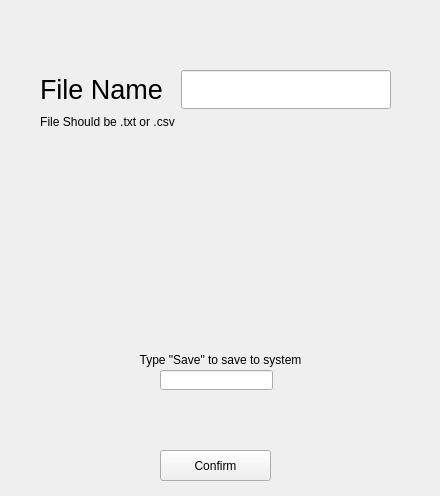
<?xml version="1.0" encoding="UTF-8"?>
<ui version="4.0">
 <class>End</class>
 <widget class="QDialog" name="End">
  <property name="geometry">
   <rect>
    <x>0</x>
    <y>0</y>
    <width>440</width>
    <height>496</height>
   </rect>
  </property>
  <property name="minimumSize">
   <size>
    <width>440</width>
    <height>496</height>
   </size>
  </property>
  <property name="maximumSize">
   <size>
    <width>440</width>
    <height>496</height>
   </size>
  </property>
  <property name="windowTitle">
   <string>Dialog</string>
  </property>
  <widget class="QStackedWidget" name="stackedWidget">
   <property name="geometry">
    <rect>
     <x>0</x>
     <y>0</y>
     <width>441</width>
     <height>491</height>
    </rect>
   </property>
   <property name="currentIndex">
    <number>3</number>
   </property>
   <widget class="QWidget" name="candidate_menu">
    <widget class="QPushButton" name="submit_vote">
     <property name="geometry">
      <rect>
       <x>70</x>
       <y>420</y>
       <width>291</width>
       <height>51</height>
      </rect>
     </property>
     <property name="font">
      <font>
       <pointsize>25</pointsize>
      </font>
     </property>
     <property name="text">
      <string>Submit Vote</string>
     </property>
    </widget>
    <widget class="QWidget" name="verticalLayoutWidget">
     <property name="geometry">
      <rect>
       <x>70</x>
       <y>-40</y>
       <width>288</width>
       <height>301</height>
      </rect>
     </property>
     <layout class="QVBoxLayout" name="verticalLayout">
      <item>
       <widget class="QLabel" name="label_4">
        <property name="font">
         <font>
          <pointsize>15</pointsize>
         </font>
        </property>
        <property name="layoutDirection">
         <enum>Qt::LeftToRight</enum>
        </property>
        <property name="text">
         <string>Candidate Menu</string>
        </property>
        <property name="alignment">
         <set>Qt::AlignCenter</set>
        </property>
       </widget>
      </item>
      <item>
       <widget class="QRadioButton" name="Jane">
        <property name="font">
         <font>
          <pointsize>20</pointsize>
         </font>
        </property>
        <property name="layoutDirection">
         <enum>Qt::LeftToRight</enum>
        </property>
        <property name="text">
         <string>Jane</string>
        </property>
       </widget>
      </item>
      <item>
       <widget class="QRadioButton" name="Isaiah">
        <property name="font">
         <font>
          <pointsize>20</pointsize>
         </font>
        </property>
        <property name="text">
         <string>Isaiah</string>
        </property>
       </widget>
      </item>
      <item>
       <widget class="QRadioButton" name="Julia">
        <property name="font">
         <font>
          <pointsize>20</pointsize>
         </font>
        </property>
        <property name="layoutDirection">
         <enum>Qt::LeftToRight</enum>
        </property>
        <property name="text">
         <string>Julia</string>
        </property>
       </widget>
      </item>
     </layout>
    </widget>
    <widget class="QPushButton" name="back">
     <property name="geometry">
      <rect>
       <x>70</x>
       <y>350</y>
       <width>291</width>
       <height>51</height>
      </rect>
     </property>
     <property name="font">
      <font>
       <pointsize>25</pointsize>
      </font>
     </property>
     <property name="text">
      <string>Back</string>
     </property>
    </widget>
    <widget class="QLabel" name="label_7">
     <property name="geometry">
      <rect>
       <x>56</x>
       <y>320</y>
       <width>91</width>
       <height>20</height>
      </rect>
     </property>
     <property name="text">
      <string>Enter Voter ID</string>
     </property>
    </widget>
    <widget class="QTextEdit" name="VoterID">
     <property name="geometry">
      <rect>
       <x>150</x>
       <y>320</y>
       <width>131</width>
       <height>20</height>
      </rect>
     </property>
    </widget>
   </widget>
   <widget class="QWidget" name="end_page">
    <widget class="QLabel" name="label_5">
     <property name="geometry">
      <rect>
       <x>6</x>
       <y>3</y>
       <width>431</width>
       <height>331</height>
      </rect>
     </property>
     <property name="font">
      <font>
       <pointsize>20</pointsize>
      </font>
     </property>
     <property name="layoutDirection">
      <enum>Qt::LeftToRight</enum>
     </property>
     <property name="text">
      <string>Winner</string>
     </property>
     <property name="alignment">
      <set>Qt::AlignCenter</set>
     </property>
    </widget>
    <widget class="QPushButton" name="export_votes">
     <property name="geometry">
      <rect>
       <x>70</x>
       <y>420</y>
       <width>291</width>
       <height>51</height>
      </rect>
     </property>
     <property name="font">
      <font>
       <pointsize>25</pointsize>
      </font>
     </property>
     <property name="text">
      <string>Export Votes</string>
     </property>
    </widget>
    <widget class="QPushButton" name="reset_election">
     <property name="geometry">
      <rect>
       <x>70</x>
       <y>350</y>
       <width>291</width>
       <height>51</height>
      </rect>
     </property>
     <property name="font">
      <font>
       <pointsize>25</pointsize>
      </font>
     </property>
     <property name="text">
      <string>Reset</string>
     </property>
    </widget>
   </widget>
   <widget class="QWidget" name="vote_menu">
    <widget class="QLabel" name="label_3">
     <property name="geometry">
      <rect>
       <x>50</x>
       <y>70</y>
       <width>361</width>
       <height>271</height>
      </rect>
     </property>
     <property name="text">
      <string/>
     </property>
     <property name="pixmap">
      <pixmap>../../../.designer/ElectionImage.jpg</pixmap>
     </property>
     <property name="scaledContents">
      <bool>true</bool>
     </property>
     <property name="alignment">
      <set>Qt::AlignCenter</set>
     </property>
    </widget>
    <widget class="QPushButton" name="vote_button">
     <property name="geometry">
      <rect>
       <x>80</x>
       <y>360</y>
       <width>291</width>
       <height>51</height>
      </rect>
     </property>
     <property name="font">
      <font>
       <pointsize>25</pointsize>
      </font>
     </property>
     <property name="text">
      <string>Vote</string>
     </property>
    </widget>
    <widget class="QPushButton" name="total_button">
     <property name="geometry">
      <rect>
       <x>80</x>
       <y>430</y>
       <width>291</width>
       <height>51</height>
      </rect>
     </property>
     <property name="font">
      <font>
       <pointsize>25</pointsize>
      </font>
     </property>
     <property name="text">
      <string>Total Votes</string>
     </property>
    </widget>
    <widget class="QLabel" name="label_2">
     <property name="geometry">
      <rect>
       <x>30</x>
       <y>60</y>
       <width>371</width>
       <height>291</height>
      </rect>
     </property>
     <property name="text">
      <string/>
     </property>
     <property name="pixmap">
      <pixmap>../../../.designer/backup/ElectionImage.jpg</pixmap>
     </property>
     <property name="scaledContents">
      <bool>true</bool>
     </property>
    </widget>
    <widget class="QLabel" name="label">
     <property name="geometry">
      <rect>
       <x>120</x>
       <y>10</y>
       <width>201</width>
       <height>51</height>
      </rect>
     </property>
     <property name="font">
      <font>
       <pointsize>30</pointsize>
      </font>
     </property>
     <property name="text">
      <string>Vote Menu</string>
     </property>
    </widget>
   </widget>
   <widget class="QWidget" name="export_data">
    <widget class="QWidget" name="formLayoutWidget">
     <property name="geometry">
      <rect>
       <x>40</x>
       <y>70</y>
       <width>351</width>
       <height>231</height>
      </rect>
     </property>
     <layout class="QFormLayout" name="formLayout">
      <item row="0" column="0">
       <widget class="QLabel" name="fileNameLabel">
        <property name="font">
         <font>
          <pointsize>20</pointsize>
         </font>
        </property>
        <property name="text">
         <string>File Name</string>
        </property>
       </widget>
      </item>
      <item row="0" column="1">
       <widget class="QLineEdit" name="fileNameLineEdit">
        <property name="font">
         <font>
          <pointsize>20</pointsize>
         </font>
        </property>
       </widget>
      </item>
      <item row="1" column="0">
       <widget class="QLabel" name="label_6">
        <property name="text">
         <string>File Should be .txt or .csv</string>
        </property>
        <property name="alignment">
         <set>Qt::AlignCenter</set>
        </property>
       </widget>
      </item>
     </layout>
    </widget>
    <widget class="QLabel" name="errorlabel">
     <property name="geometry">
      <rect>
       <x>40</x>
       <y>10</y>
       <width>351</width>
       <height>20</height>
      </rect>
     </property>
     <property name="font">
      <font>
       <pointsize>16</pointsize>
       <weight>75</weight>
       <bold>true</bold>
       <underline>true</underline>
       <strikeout>false</strikeout>
      </font>
     </property>
     <property name="cursor">
      <cursorShape>SizeAllCursor</cursorShape>
     </property>
     <property name="text">
      <string/>
     </property>
     <property name="alignment">
      <set>Qt::AlignCenter</set>
     </property>
    </widget>
    <widget class="QPushButton" name="pushButton">
     <property name="geometry">
      <rect>
       <x>160</x>
       <y>450</y>
       <width>111</width>
       <height>31</height>
      </rect>
     </property>
     <property name="text">
      <string>Confirm</string>
     </property>
    </widget>
    <widget class="QLineEdit" name="lineEdit">
     <property name="geometry">
      <rect>
       <x>160</x>
       <y>370</y>
       <width>113</width>
       <height>20</height>
      </rect>
     </property>
    </widget>
    <widget class="QLabel" name="saveValidation">
     <property name="geometry">
      <rect>
       <x>0</x>
       <y>350</y>
       <width>441</width>
       <height>20</height>
      </rect>
     </property>
     <property name="text">
      <string>Type &quot;Save&quot; to save to system</string>
     </property>
     <property name="alignment">
      <set>Qt::AlignCenter</set>
     </property>
    </widget>
   </widget>
  </widget>
 </widget>
 <resources/>
 <connections/>
</ui>
